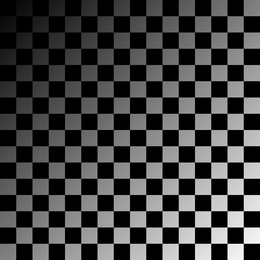
%> input picture digital_image_processing/Homework3/code/checkerboard1024-shaded.tif, 260 x 260 px, shrunk from 1024 x 1024 before the run
$ octave Problem3_a.m   (GNU Octave 9; MATLAB toolbox functions it lacks are replaced by stand-ins)
%> lines starting %> are read from the running program, lines starting %| are printed output that depends on the picture
### digital_image_processing/Homework3/code/ShadingCorrection.m
function [shading, padded_img, F, G]=ShadingCorrection(img, D_0)

[M, N] = size(img);
P = 2*M;
Q = 2*N;

% size of img : M by N
% size of padded_img : 2M by 2N
padded_img = padarray(img,[M N],'symmetric','post');
F = fftshift(fft2(padded_img));
H = GaussianLPF(P, Q, D_0);
G = H.*F;
shading = real(ifft2(ifftshift(G)));
shading = shading(1:M, 1:N);
end

### digital_image_processing/Homework3/code/GaussianLPF.m
function [H]=GaussianLPF(P, Q, D_0)
H = ones(P, Q) .* -1;

for u = 1:P
    for v = 1:Q
        H(u,v)=GaussianLPF_val(u, v, P, Q, D_0);
    end
end
end

% [6 lines left out: function GaussianLPF_val, not called in this run]

function val=Distance(u, v, center_u, center_v)
val = sqrt((u-center_u)^2+(v-center_v)^2);
end

### digital_image_processing/Homework3/code/Problem3_a.m
% DIP Assignment 3. 3-a
% Shading Correction via Gaussian Lowpass Filter in Frequency Domain

img = imread('checkerboard1024-shaded.tif');
%> img is the input picture: size 260x260 uint8; min 0, max 255, mean 63.8
img = im2double(img);
%> img: size 260x260 double


% Applying Gaussian Lowpass Filter in Frequency Domain
D_0 = 5;
[shading_pattern, padded_img, F, G] = ShadingCorrection(img, D_0);
%> in ShadingCorrection, `padded_img = padarray(img,[M N],'symmetric','post');`:
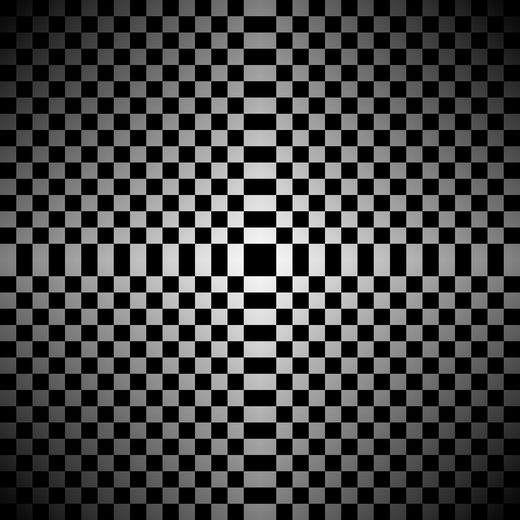
%> padded_img: size 520x520 double; min 0, max 1, mean 0.25
%> after the loop in GaussianLPF, `for u = 1:P`:
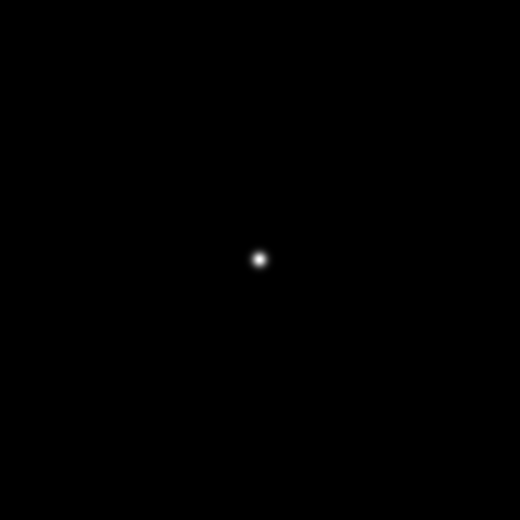
%> H: size 520x520 double; min 0, max 1, mean 0.000581
%> in ShadingCorrection, `shading = real(ifft2(ifftshift(G)));`:
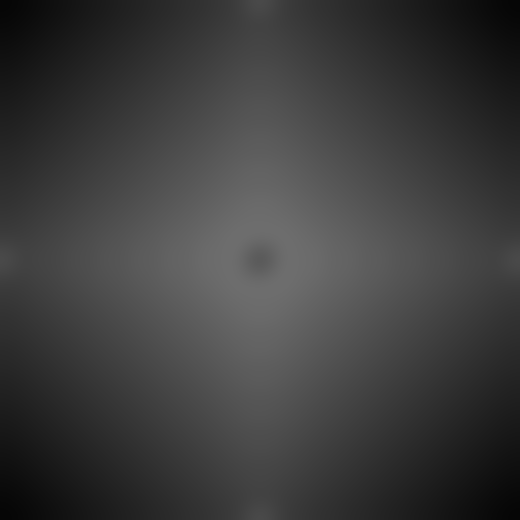
%> shading: size 520x520 double; min 0.0238, max 0.431, mean 0.24
%> in ShadingCorrection, `shading = shading(1:M, 1:N);`:
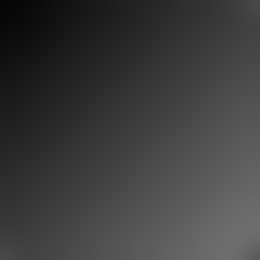
%> shading: size 260x260 double; min 0.0238, max 0.431, mean 0.241
corrected_img = img ./ shading_pattern;
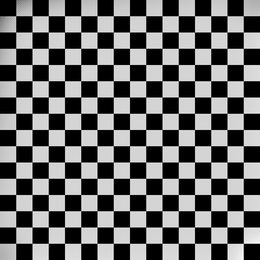
%> corrected_img: size 260x260 double; min 0, max 2.47, mean 1.03; drawn with min black and max white

figure(1), imshow(img, []);
title("Original Image")
axis on

figure(2), imshow(padded_img, []);
title("Padded Image (Symmetric Padding)")
axis on

figure(3), imshow(shading_pattern, []);
title("Computed Shading Pattern")
axis on

figure(4), imshow(corrected_img, []);
title("Result of Shading Correction")
axis on
